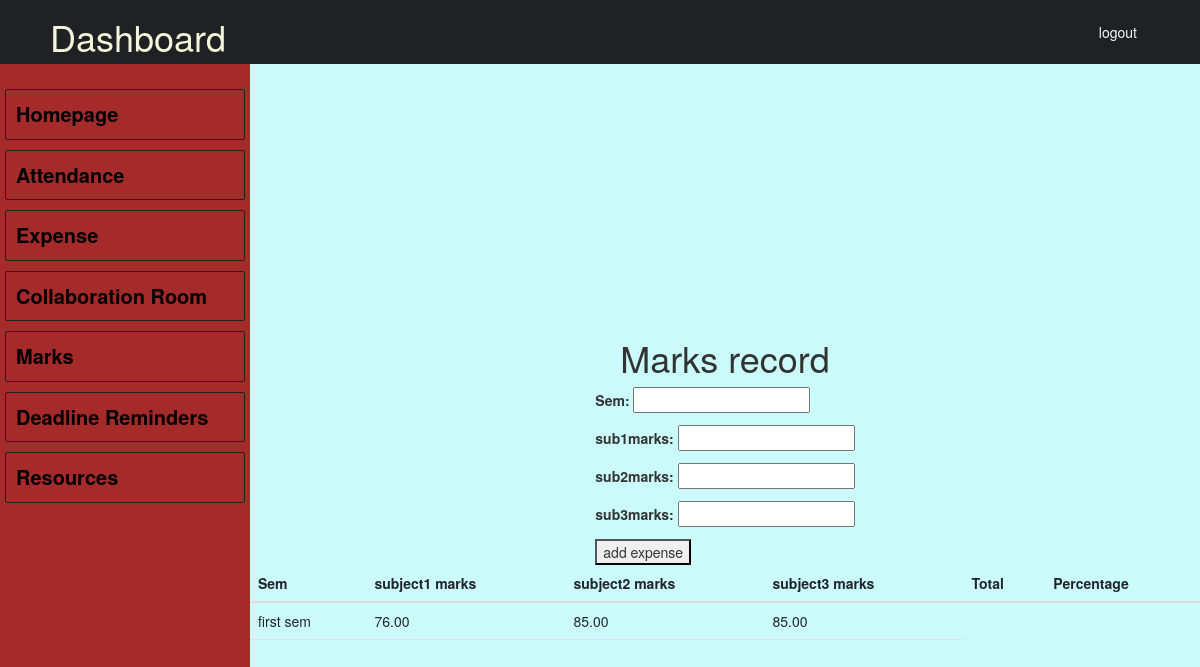
Before: /marks/ (signed in) with the older database file.
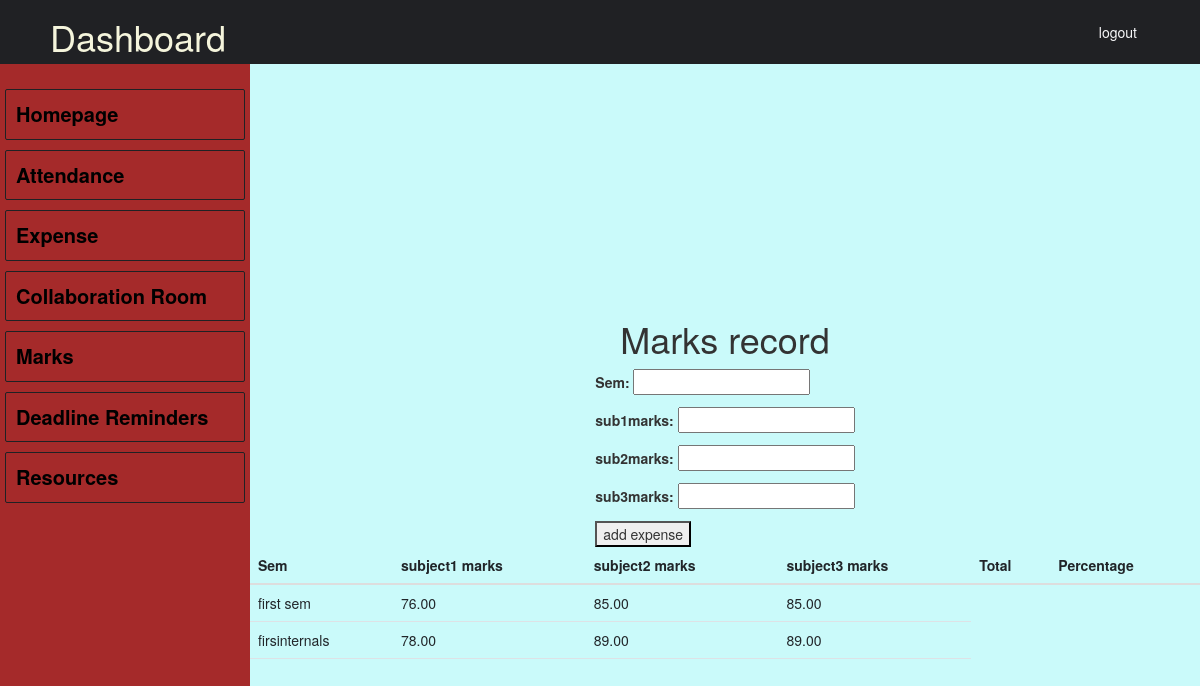
After: the same page with the newer database file.
### markstracker/models.py (models this page shows)
class marks(models.Model):
    sem=models.CharField(max_length=200)
    sub1marks=models.DecimalField(max_digits=10, decimal_places=2)
    sub2marks=models.DecimalField(max_digits=10, decimal_places=2)
    sub3marks=models.DecimalField(max_digits=10, decimal_places=2)

### markstracker/views.py (the view, shortened to what this page needs)
# urls.py: path('', views.index,name='studentdetail'),
@login_required(login_url='/login/')
def index(request):
 form = marksinput()
 sub1marks=0
 sub2marks=0
 sub3marks=0
 total=0
 percent=0
 Marks=marks.objects.all()
 total = sub1marks+sub2marks+sub3marks
 percent = (total/300)*100
 context = {'form': form , 'Marks':Marks , 'total':total,'percent':percent}
 return render(request, 'studentdetail.html', context)

### markstracker/forms.py
class marksinput(forms.Form):
    sem=forms.CharField(max_length=200)
    sub1marks=forms.DecimalField(max_digits=10, decimal_places=2,label="sub1marks")
    sub2marks=forms.DecimalField(max_digits=10, decimal_places=2,label="sub2marks")
    sub3marks=forms.DecimalField(max_digits=10, decimal_places=2,label="sub3marks")

### markstracker/templates/studentdetail.html (shortened to what this page needs)
{% extends 'm.html' %}
{% block start %}
    <h1>Marks record</h1>
    <form method="POST">
        {% csrf_token %}  {{ form.as_p }}  <button type="submit">add expense</button>
    </form>
    <table class="table">
        <thead>
            <tr>
                <th>Sem</th>
                <th>subject1 marks</th>
                <th>subject2 marks</th>
                <th>subject3 marks</th>
                <th>Total</th>
                <th>Percentage</th>
            </tr>
        </thead>
        <tbody>
            {% for record in Marks %}
            <tr>
                <td>{{ record.sem }}</td>
                <td>{{ record.sub1marks }}</td>
                <td>{{ record.sub2marks }}</td>
                <td>{{ record.sub2marks }}</td>
            </tr>
            {% endfor %}
        </tbody>
    </table>
{% endblock start %}

Changed rows visible on the page:
added marks: sem "firsinternals", sub1marks "78.00", sub2marks "89.00"
